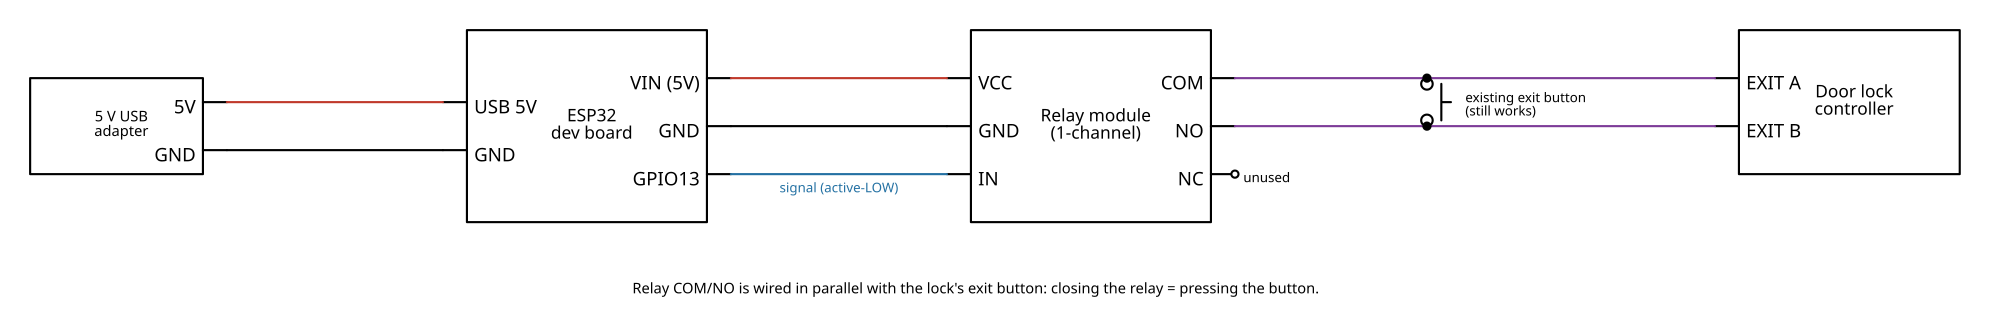

Here is the Python script that generated this plot:
"""Gate controller schematic (current setup).

Regenerate after editing:
    pip install schemdraw==0.19
    python hardware/schematic.py            # writes hardware/schematic.svg

Optional PNG preview (needs matplotlib):
    python hardware/schematic.py --png out.png
"""

import re
import sys
from pathlib import Path

import schemdraw
import schemdraw.elements as elm

OUT = Path(__file__).with_name("schematic.svg")

RED, BLUE, PURPLE = "#c0392b", "#2471a3", "#7d3c98"
GAP = 4.5  # horizontal space between blocks


def pin(name, side, anchor=None):
    return elm.IcPin(name=name, side=side, anchorname=anchor or name)


def draw(backend="svg"):
    schemdraw.use(backend)
    d = schemdraw.Drawing(fontsize=12, lw=1.6)
    d.config(unit=2.5, bgcolor="white", margin=0.6)  # white bg so it reads in GitHub dark mode

    # ESP32 dev board
    esp = d.add(
        elm.Ic(
            pins=[
                pin("GND", "left", "USBGND"),
                pin("USB 5V", "left", "USB5V"),
                pin("GPIO13", "right", "IO13"),
                pin("GND", "right", "GND"),
                pin("VIN (5V)", "right", "VIN"),
            ],
            size=(5.0, 4.0),
            pinspacing=1.0,
            label="ESP32\ndev board",
            lblsize=13,
        )
    )

    # Power, aligned to the ESP32's left pins
    ux, uy = esp.USB5V
    psu = d.add(
        elm.Ic(
            pins=[pin("GND", "right", "PGND"), pin("5V", "right", "P5V")],
            size=(3.6, 2.0),
            pinspacing=1.0,
            label="5 V USB\nadapter",
            lblsize=11,
        ).anchor("P5V").at((ux - GAP, uy))
    )

    # Relay module, aligned to the ESP32's right pins
    vx, vy = esp.VIN
    relay = d.add(
        elm.Ic(
            pins=[
                pin("IN", "left", "IN"),
                pin("GND", "left", "RGND"),
                pin("VCC", "left", "VCC"),
                pin("NC", "right", "NC"),
                pin("NO", "right", "NO"),
                pin("COM", "right", "COM"),
            ],
            size=(5.0, 4.0),
            pinspacing=1.0,
            label="Relay module\n(1-channel)",
            lblsize=13,
        ).anchor("VCC").at((vx + GAP, vy))
    )

    # Door lock controller, aligned to the relay's COM/NO
    cx, cy = relay.COM
    lock = d.add(
        elm.Ic(
            pins=[pin("EXIT B", "left", "EXB"), pin("EXIT A", "left", "EXA")],
            size=(4.6, 3.0),
            pinspacing=1.0,
            label="Door lock\ncontroller",
            lblsize=13,
        ).anchor("EXA").at((cx + 10.0, cy))
    )

    # Power -> ESP32
    d.add(elm.Wire("-").at(psu.P5V).to(esp.USB5V).color(RED))
    d.add(elm.Wire("-").at(psu.PGND).to(esp.USBGND))

    # ESP32 -> relay module
    d.add(elm.Wire("-").at(esp.VIN).to(relay.VCC).color(RED))
    d.add(elm.Wire("-").at(esp.GND).to(relay.RGND))
    d.add(
        elm.Wire("-").at(esp.IO13).to(relay.IN).color(BLUE)
        .label("signal (active-LOW)", loc="bottom", fontsize=10)
    )

    # Relay contacts -> exit-button terminals (in parallel with the button)
    d.add(elm.Wire("-").at(relay.COM).to(lock.EXA).color(PURPLE))
    d.add(elm.Wire("-").at(relay.NO).to(lock.EXB).color(PURPLE))
    d.add(elm.Dot(open=True).at(relay.NC).label("unused", loc="right", fontsize=10))

    # Existing exit button across the same two lines
    ax, ay = lock.EXA
    _, by = lock.EXB
    bx = cx + 4.0
    d.add(elm.Dot().at((bx, ay)))
    d.add(elm.Dot().at((bx, by)))
    d.add(
        elm.Button().at((bx, ay)).to((bx, by))
        .label("existing exit button\n(still works)", loc="bottom", ofst=0.3, fontsize=10)
    )

    # Caption under everything
    _, iy = esp.IO13
    d.add(
        elm.Label().at(((psu.P5V[0] + ax) / 2, iy - 2.2)).label(
            "Relay COM/NO is wired in parallel with the lock's exit button: "
            "closing the relay = pressing the button.",
            fontsize=11,
        )
    )
    return d


if __name__ == "__main__":
    if "--png" in sys.argv:
        out = sys.argv[sys.argv.index("--png") + 1]
        draw("matplotlib").save(out, dpi=150)
        print(f"wrote {out}")
    else:
        draw("svg").save(str(OUT))
        # Insert a solid white rect behind the drawing: CSS backgrounds are not
        # always honoured when GitHub renders an SVG as <img>.
        svg = OUT.read_text(encoding="utf-8")
        x, y, w, h = re.search(r'viewBox="([^"]+)"', svg).group(1).split()
        rect = f'<rect x="{x}" y="{y}" width="{w}" height="{h}" fill="white" />'
        svg = re.sub(r"(<svg[^>]*>)", r"\1" + rect, svg, count=1)
        OUT.write_text(svg, encoding="utf-8")
        print(f"wrote {OUT}")
